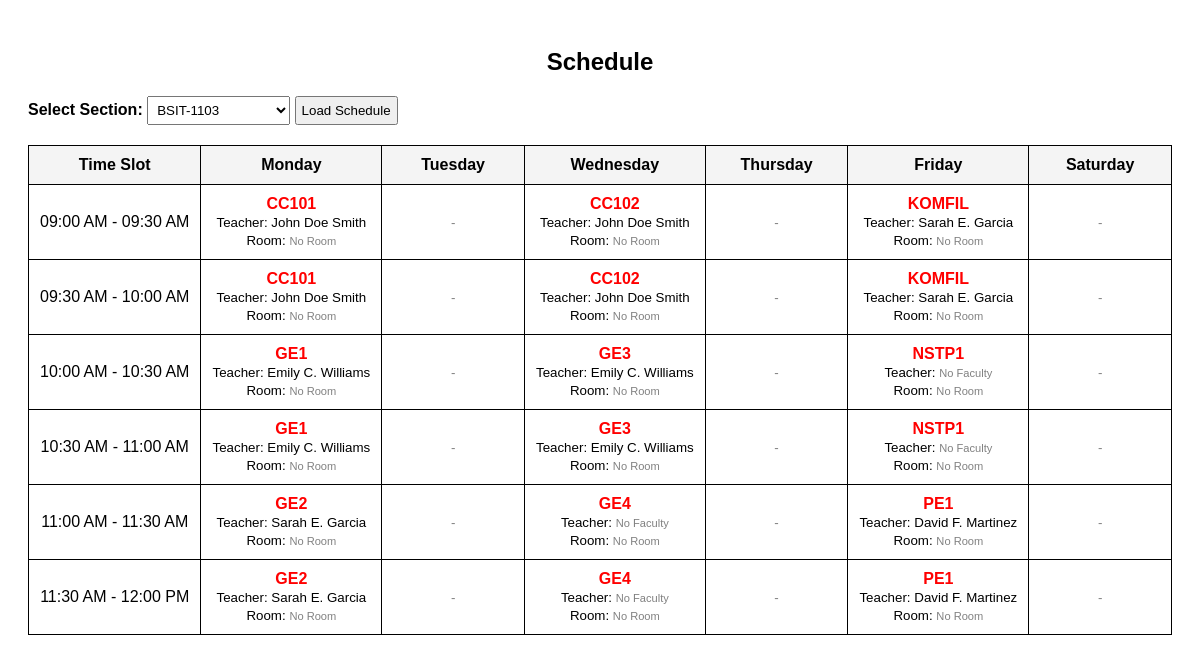
The app's page /back/Untitled-1.php?section_id=3 with its own data.
### tables this page shows
CREATE TABLE `section_schedules` (
  `schedule_id` int(11) NOT NULL,
  `section_id` varchar(50) NOT NULL,
  `subject_code` varchar(50) NOT NULL,
  `day_of_week` enum('Monday','Tuesday','Wednesday','Thursday','Friday','Saturday','Sunday') NOT NULL,
  `start_time` time NOT NULL,
  `end_time` time NOT NULL,
  `semester` enum('First','Second','Summer') NOT NULL,
  `program_code` varchar(20) NOT NULL,
  `section_name` varchar(50) DEFAULT NULL,
  `year_level` int(11) DEFAULT NULL
);

CREATE TABLE `faculty` (
  `faculty_id` int(11) NOT NULL,
  `firstname` varchar(50) NOT NULL,
  `middlename` varchar(50) DEFAULT NULL,
  `lastname` varchar(50) NOT NULL,
  `college` varchar(100) DEFAULT NULL,
  `employment_status` enum('Full-Time','Part-Time') DEFAULT 'Full-Time',
  `address` text DEFAULT NULL,
  `phone_no` varchar(20) NOT NULL,
  `departmentID` varchar(50) DEFAULT NULL,
  `role` enum('Dean','Department Head','Instructor') DEFAULT NULL,
  `master_specialization` varchar(255) DEFAULT NULL,
  `created_at` timestamp NOT NULL DEFAULT current_timestamp(),
  `max_weekly_hours` int(11) DEFAULT 18,
  `availability` text NOT NULL,
  `start_time` time NOT NULL,
  `end_time` time NOT NULL
);

### back/Untitled-1.php (the view, shortened to what this page needs)
<?php
include_once "../connections/connection.php";
$sectionStmt = $pdo->query("SELECT section_id, section_name FROM sections ORDER BY section_name");
$sections = $sectionStmt->fetchAll(PDO::FETCH_ASSOC);
$section_id = isset($_GET['section_id']) ? intval($_GET['section_id']) : 0;
$stmt = $pdo->prepare("
    SELECT ss.schedule_id, ss.section_id, ss.subject_code, ss.day_of_week, ss.start_time, ss.end_time,
           ss.semester, ss.program_code, ss.section_name,
           s.room_id,
           f.firstname, f.middlename, f.lastname
    FROM section_schedules ss
    LEFT JOIN schedules s ON ss.section_id = s.section_id AND ss.subject_code = s.subject_code
                           AND ss.day_of_week = s.day_of_week
    LEFT JOIN faculty f ON s.faculty_id = f.faculty_id
    WHERE ss.section_id = :section_id
    ORDER BY FIELD(ss.day_of_week, 'Monday', 'Tuesday', 'Wednesday', 'Thursday', 'Friday', 'Saturday'), ss.start_time
");
$stmt->bindParam(':section_id', $section_id);
$stmt->execute();
$scheduleData = $stmt->fetchAll(PDO::FETCH_ASSOC);
$startTime = strtotime('06:00 AM');
$endTime = strtotime('09:00 PM');
$interval = 30 * 60;
$time_slots = [];
while ($startTime <= $endTime) {
    $time_slots[] = [
        'start' => date('h:i A', $startTime),
        'end' => date('h:i A', $startTime + $interval)
    ];
    $startTime += $interval;
}
$days_of_week = ['Monday', 'Tuesday', 'Wednesday', 'Thursday', 'Friday', 'Saturday'];
?>
<!DOCTYPE html>
<html lang="en">
<head>
</head>
<body>
<h2>Schedule</h2>
<form method="GET">
    <label for="section_id"><strong>Select Section:</strong></label>
    <select name="section_id" id="section_id" required>
        <?php foreach ($sections as $section): ?>
            <option value="<?= $section['section_id'] ?>" <?= ($section_id == $section['section_id']) ? 'selected' : '' ?>>
                <?= htmlspecialchars($section['section_name']) ?>
            </option>
        <?php endforeach; ?>
    </select>
    <button type="submit">Load Schedule</button>
</form>
<?php if ($section_id > 0): ?>
    <table>
        <tr>
            <th>Time Slot</th>
            <?php foreach ($days_of_week as $day_name): ?>
                <th><?= $day_name ?></th>
            <?php endforeach; ?>
        </tr>
        <?php foreach ($time_slots as $slot): ?>
            <?php
            $hasSchedule = false;
            foreach ($days_of_week as $day_name) {
                foreach ($scheduleData as $schedule) {
                    if ($schedule['day_of_week'] == $day_name &&
                        strtotime($schedule['start_time']) <= strtotime($slot['start']) &&
                        strtotime($schedule['end_time']) > strtotime($slot['start'])) {
                        $hasSchedule = true;
                        break 2;
                    }
                }
            }
            ?>
            <?php if ($hasSchedule):?>
                <tr>
                    <td><?= $slot['start'] ?> - <?= $slot['end'] ?></td>
                    <?php foreach ($days_of_week as $day_name): ?>
                        <td>
                            <?php
                            $schedule_found = false;
                            foreach ($scheduleData as $schedule) {
                                if ($schedule['day_of_week'] == $day_name &&
                                    strtotime($schedule['start_time']) <= strtotime($slot['start']) &&
                                    strtotime($schedule['end_time']) > strtotime($slot['start'])) {
                                    $teacher_name = trim("{$schedule['firstname']} {$schedule['middlename']} {$schedule['lastname']}");
                                    $teacher_display = !empty($teacher_name) ? $teacher_name : "<small style='color: gray;'>No Faculty</small>";
                                    $room_display = !empty($schedule['room_id']) ? $schedule['room_id'] : "<small style='color: gray;'>No Room</small>";
                                    echo "<strong style='color: red;'>{$schedule['subject_code']}</strong><br>";
                                    echo "<small>Teacher: $teacher_display</small><br>";
                                    echo "<small>Room: $room_display</small>";
                                    $schedule_found = true;
                                    break;
                                }
                            }
                            if (!$schedule_found) {
                                echo "<small style='color: gray;'>-</small>";
                            }
                            ?>
                        </td>
                    <?php endforeach; ?>
                </tr>
            <?php endif; ?>
        <?php endforeach; ?>
    </table>
<?php else: ?>
    <p>Please select a section to view the schedule.</p>
<?php endif; ?>
</body>
</html>

### back/Untitled-1.php (style rules this page uses)
body { font-family: Arial, sans-serif; padding: 20px; }
h2 { text-align: center; }
table { width: 100%; border-collapse: collapse; margin-top: 20px; }
th, td { border: 1px solid black; padding: 10px; text-align: center; }
th { background-color: #f4f4f4; }
select, button { padding: 5px; }
td { min-width: 120px; height: 40px; }

### records on screen
section_schedules: subject_code "CC101", faculty.firstname+middlename+lastname "John Doe Smith"
section_schedules: subject_code "CC102", faculty.firstname+middlename+lastname "John Doe Smith"
section_schedules: subject_code "KOMFIL", faculty.firstname+middlename+lastname "Sarah E. Garcia"
section_schedules: subject_code "GE1", faculty.firstname+middlename+lastname "Emily C. Williams"
section_schedules: subject_code "GE3", faculty.firstname+middlename+lastname "Emily C. Williams"
section_schedules: subject_code "NSTP1", shows "No Faculty"
section_schedules: subject_code "GE2", faculty.firstname+middlename+lastname "Sarah E. Garcia"
section_schedules: subject_code "GE4", shows "No Faculty"
section_schedules: subject_code "PE1", faculty.firstname+middlename+lastname "David F. Martinez"

### other values on screen
$day_name "Monday"
$day_name "Tuesday"
$day_name "Wednesday"
$day_name "Thursday"
$day_name "Friday"
$day_name "Saturday"
$slot['start'] "09:00 AM"
$slot['end'] "09:30 AM"
$slot['start'] "09:30 AM"
$slot['end'] "10:00 AM"
$slot['start'] "10:00 AM"
$slot['end'] "10:30 AM"
$slot['start'] "10:30 AM"
$slot['end'] "11:00 AM"
$slot['start'] "11:00 AM"
